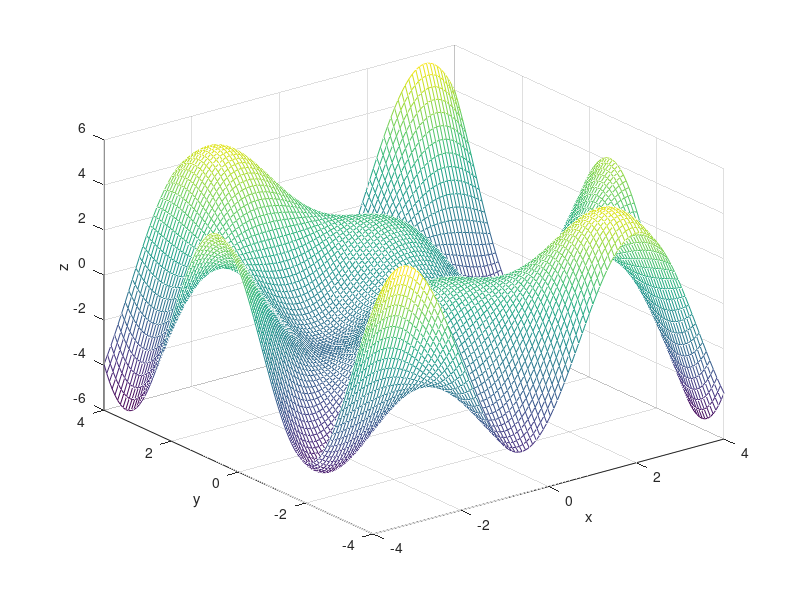
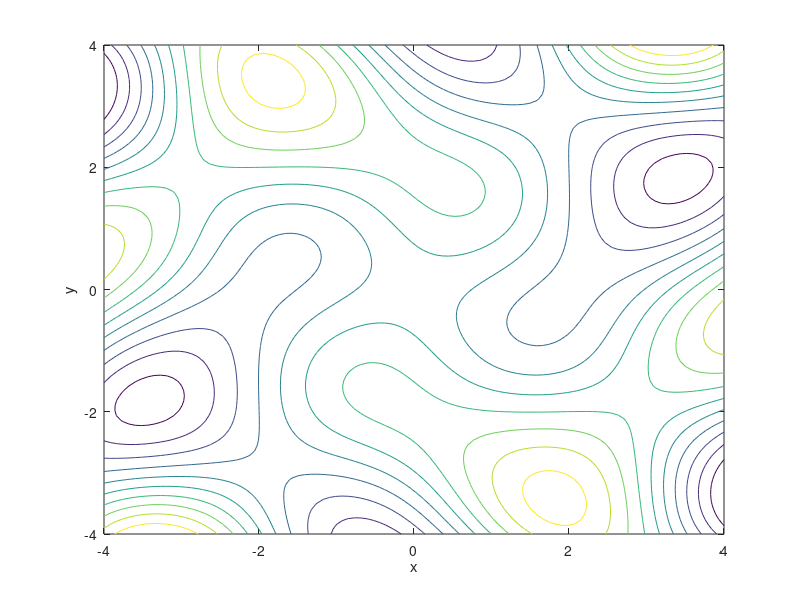

These charts were generated, in order, by the following MATLAB code: (Note: this script raises an error after producing the figures.)
%% Plot figure %%
[X,Y] = meshgrid(linspace(-4, 4));
Z = Y .* sin(X + Y) - X .* sin(X - Y);
figure1 = figure('Name','Mesh Grid','NumberTitle','off');
mesh(X, Y, Z)
xlabel('x')
ylabel('y')
zlabel('z')
figure2 = figure('Name','Contour','NumberTitle','off');
contour(X, Y, Z)
xlabel('x')
ylabel('y')
%% solve f Gradaian %%
% x and y decelration %
syms x y
% write equations %
% df/dx
eq1 = y * cos(x + y) - sin(x - y) - x * cos(x - y);
% df/dy
eq2 = y * cos(x + y) + sin(x + y) + x * cos(x - y);
eq = [eq1, eq2];
ans_counter = 1;
sol_x = zeros(1);
sol_y = zeros(1);
H_ans = zeros(1);
for i = -3:3
    for j = -3:3
        [ans_x, ans_y] = vpasolve(eq, [x,y], [i; j]);
        if ans_counter > 1 && abs(sol_x(ans_counter-1) - ans_x) < 1e-1 && abs(sol_y(ans_counter-1) - ans_y) < 1e-1
            continue;
        end
        if ans_x > 4 || ans_x < -4 || ans_y > 4 || ans_y < -4
            continue;
        end
        sol_x(ans_counter) = ans_x;
        sol_y(ans_counter) = ans_y;
        ans_y * cos(ans_x - ans_y) - sin(ans_x - ans_y) - ans_x * cos(ans_x - ans_y);
        ans_y * cos(ans_x + ans_y) + sin(ans_x + ans_y) + ans_x * cos(ans_x - ans_y);
        ans_counter = ans_counter + 1;
    end
end
sol = [sol_x; sol_y];
all_sol = [-3.41877   -1.82764  
     -2.88904   1.84693  
     -2.02875   0.00000  
     -1.84693   -2.88904  
     -1.82764   3.41877  
     -1.75560   0.36547 
     -0.36547   -1.7556  
      0.00000   -2.02875  
      0.00000   0.00000  
      0.00000   2.02875  
      0.36547   1.7556  
      1.75560   -0.36547  
      1.82764   -3.41877  
      1.84693   2.88904  
      2.02875   0.00000  
      2.88904   -1.84693  
      3.41877   1.82764 ];
x = all_sol(:, 1);
y = all_sol(:, 2);
% Hessian %
% d^2f/dx^2
H1 = -y .* sin(x + y) - 2 * cos(x - y) + x .* cos(x -y);
% d^2f/dxdy
H2 = cos(x + y) - y .* sin(x + y) + cos(x - y) - x .* sin(x - y);
% d^2f/dydx
H3 = cos(x + y) - y .* sin(x + y) + cos(x - y) - x .* sin(x - y);
% d^2f/dy^2
H4 = x .* sin(x - y) + 2 * cos(x + y) - y .* sin(x + y);
for i = 1:length(x)
    h1 = -y(i) * sin(x(i) + y(i)) - 2 * cos(x(i) - y(i)) + x(i) * cos(x(i) -y(i));
    h2 = cos(x(i) + y(i)) - y(i) * sin(x(i) + y(i)) + cos(x(i) - y(i)) - x(i) * sin(x(i) - y(i));
    h3 = cos(x(i) + y(i)) - y(i) * sin(x(i) + y(i)) + cos(x(i) - y(i)) - x(i) * sin(x(i) - y(i));
    h4 = x(i) * sin(x(i) - y(i)) + 2 * cos(x(i) + y(i)) - y(i) * sin(x(i) + y(i));
    temp_H = [h1 h2;
              h3 h4];
    d = eig(temp_H);
    if all(d > 0)
        H_ans(i) = 1;
    elseif all(d < 0)
        H_ans(i) = -1;
    end
end
z = y .* sin(x + y) - x .* sin(x - y);
figure3 = figure('Name','Mesh Grid With Points','NumberTitle','off');
mesh(X, Y, Z)
xlabel('x')
ylabel('y')
zlabel('z')
hold;
for i = 1:length(x)
    plot3(x(i), y(i), z(i),'.r','markersize',10);
end
figure4 = figure('Name','Contour With Point','NumberTitle','off');
contour(X, Y, Z)
xlabel('x')
ylabel('y')
hold;
for i = 1:length(x)
    plot(x(i), y(i),'.r','markersize',10);
end
print(figure1, '3Dplot.png','-dpng','-r300');
print(figure2, 'Contour.png','-dpng','-r300');
print(figure3, '3DplotWithPoints.png','-dpng','-r300');
print(figure4, 'ContourWithPoints.png','-dpng','-r300');